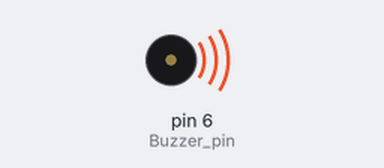
The sketch below on a simulated Arduino Nano, built with avr-gcc and run on an emulated ATmega328P. Parts: buzzer (waves = sounding).

Above: at 2.5 s.
Timing chart, 0 to 5.9 s (numbered marks = the images above):
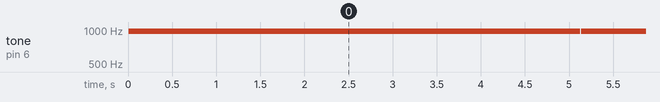

The sketch:

Course7.ino
```cpp
#define Buzzer_pin 6
unsigned int volume = 0;

void setup() {
  // initialize serial communications at 9600 bps:
  Serial.begin(9600);
}

void loop() {
  for (volume = 0; volume <= 255; volume++) {
      analogWrite(Buzzer_pin, volume);
      delay(10);
  }
  for (volume = 255; volume >= 0; volume--) {
      analogWrite(Buzzer_pin, volume);
      delay(10);
  }
}
```

Measured:
- by itself, tone on pin 6 (Buzzer_pin): repeats every 2.6 s: silent 0.01 s, 977 Hz 2.5 s
